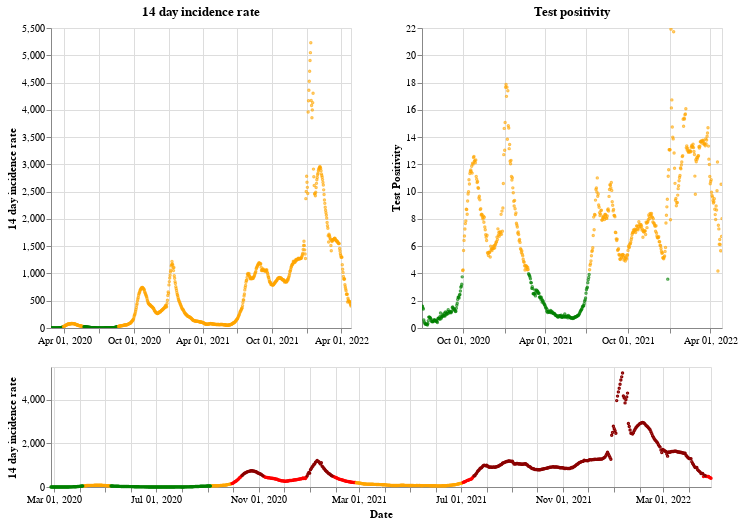

Notebook source saved alongside this figure:
### Markdown cell above
## Northern Ireland

### Code cell
plot_traffic_light('Northern Ireland')

### Figure 1 — Vega-Lite specification as saved in the notebook (floating-point values rounded to 4 significant figures; data arrays with more than 128 entries replaced by an {"elided": "..."} marker saying what was removed)
{"config": {"view": {"continuousWidth": 400, "continuousHeight": 300}}, "vconcat": [{"hconcat": [{"mark": {"type": "point", "size": 2}, "encoding": {"color": {"condition": {"value": "green", "test": "(datum.twoWeeklyCasesRate <= 25)"}, "value": "orange"}, "tooltip": [{"type": "nominal", "field": "areaName"}, {"type": "temporal", "field": "date"}, {"type": "quantitative", "field": "twoWeeklyCasesRate"}, {"type": "quantitative", "field": "testPositivity"}], "x": {"type": "temporal", "axis": {"title": ""}, "field": "date", "scale": {"domain": {"selection": "DateBrush"}}, "timeUnit": "yearmonthdate"}, "y": {"type": "quantitative", "axis": {"title": "14 day incidence rate"}, "field": "twoWeeklyCasesRate"}}, "title": "14 day incidence rate", "width": 300}, {"mark": {"type": "point", "size": 2}, "encoding": {"color": {"condition": {"value": "green", "test": "(datum.testPositivity <= 4)"}, "value": "orange"}, "tooltip": [{"type": "nominal", "field": "areaName"}, {"type": "temporal", "field": "date"}, {"type": "quantitative", "field": "twoWeeklyCasesRate"}, {"type": "quantitative", "field": "testPositivity"}], "x": {"type": "temporal", "axis": {"title": ""}, "field": "date", "scale": {"domain": {"selection": "DateBrush"}}, "timeUnit": "yearmonthdate"}, "y": {"type": "quantitative", "axis": {"title": "Test Positivity"}, "field": "testPositivity"}}, "title": "Test positivity", "width": 300}]}, {"layer": [{"mark": {"type": "point", "size": 2}, "encoding": {"color": {"condition": {"value": "orange", "test": "(((datum.testPositivity < 4) && (datum.twoWeeklyCasesRate >= 50)) && (datum.twoWeeklyCasesRate < 200))"}, "value": "red"}, "opacity": {"condition": {"value": 1, "test": "((datum.twoWeeklyCasesRate >= 50) && (datum.twoWeeklyCasesRate < 500))"}, "value": 0}, "tooltip": [{"type": "nominal", "field": "areaName"}, {"type": "temporal", "field": "date"}, {"type": "quantitative", "field": "twoWeeklyCasesRate"}, {"type": "quantitative", "field": "testPositivity"}], "x": {"type": "temporal", "axis": {"title": "Date"}, "field": "date", "timeUnit": "yearmonthdate"}, "y": {"type": "quantitative", "axis": {"title": "14 day incidence rate"}, "field": "twoWeeklyCasesRate"}}, "selection": {"DateBrush": {"type": "interval", "encodings": ["x"], "fields": ["Time"]}}}, {"mark": {"type": "point", "size": 2}, "encoding": {"color": {"value": "darkred"}, "opacity": {"condition": {"value": 1, "test": "(datum.twoWeeklyCasesRate >= 500)"}, "value": 0}, "tooltip": [{"type": "nominal", "field": "areaName"}, {"type": "temporal", "field": "date"}, {"type": "quantitative", "field": "twoWeeklyCasesRate"}, {"type": "quantitative", "field": "testPositivity"}], "x": {"type": "temporal", "axis": {"title": "Date"}, "field": "date", "timeUnit": "yearmonthdate"}, "y": {"type": "quantitative", "axis": {"title": "14 day incidence rate"}, "field": "twoWeeklyCasesRate"}}}, {"mark": {"type": "point", "size": 2}, "encoding": {"color": {"condition": {"value": "green", "test": "((datum.testPositivity < 4) && (datum.twoWeeklyCasesRate < 50))"}, "value": "orange"}, "opacity": {"condition": {"value": 1, "test": "(datum.twoWeeklyCasesRate < 50)"}, "value": 0}, "tooltip": [{"type": "nominal", "field": "areaName"}, {"type": "temporal", "field": "date"}, {"type": "quantitative", "field": "twoWeeklyCasesRate"}, {"type": "quantitative", "field": "testPositivity"}], "x": {"type": "temporal", "axis": {"title": "Date"}, "field": "date", "timeUnit": "yearmonthdate"}, "y": {"type": "quantitative", "axis": {"title": "14 day incidence rate"}, "field": "twoWeeklyCasesRate"}}}], "height": 120, "width": 660}], "data": {"name": "data-862aa7fa7a08dc6b99258d487f79d70b"}, "$schema": "https://vega.github.io/schema/vega-lite/v4.8.1.json", "datasets": {"data-862aa7fa7a08dc6b99258d487f79d70b": {"elided": "792 records"}}}
